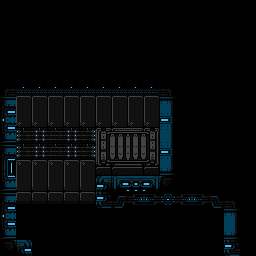

Tiled map render using the project's own tile images. Description and the map definition, with tile-layer contents summarised, below:
An orthogonal 16x16 tile map with 16x16 px tiles, 3 tile layers (wall, bg doodads, main), 2 tilesets and 1 object (b_0).

<map version="1.0" orientation="orthogonal" renderorder="right-down" width="16" height="16" tilewidth="16" tileheight="16" nextobjectid="7">
 <properties>
  <property name="isStart" type="bool" value="true" />
 </properties>
 <tileset firstgid="1" source="../corpus.tsx" />
 <tileset firstgid="12097" source="../../connectors.tsx" />
 <layer name="wall" width="16" height="16">
  <data>[256 cells, 55 non-empty, 19 distinct tile ids]</data>
 </layer>
 <layer name="bg doodads" width="16" height="16">
  <data>[256 cells, 10 non-empty, 3 distinct tile ids]</data>
 </layer>
 <layer name="main" width="16" height="16">
  <data>[256 cells, 44 non-empty, 25 distinct tile ids]</data>
 </layer>
 <objectgroup name="connectors">
  <object id="6" type="b_0" gid="12100" x="16" y="256" width="16" height="16" />
 </objectgroup>
</map>
